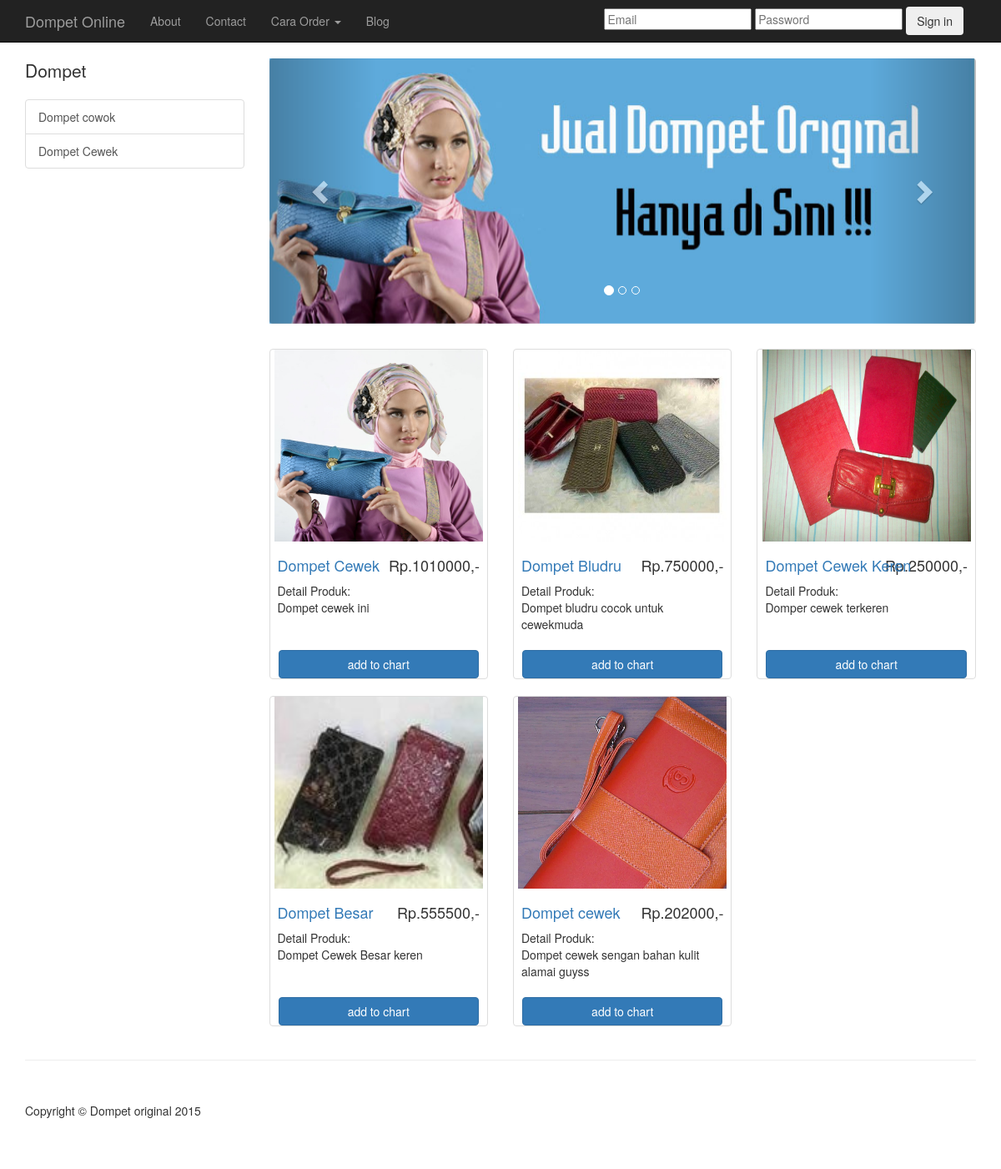
Screenshot of /dompet_cewek.php with the database file from the repository.
### tables this page shows
CREATE TABLE IF NOT EXISTS `barang` (
  `kd_produk` int(11) NOT NULL AUTO_INCREMENT,
  `kd_kategori` varchar(20) NOT NULL,
  `nm_produk` varchar(40) NOT NULL,
  `input_date` datetime NOT NULL,
  `hrg_beli` int(11) NOT NULL,
  `laba` int(11) NOT NULL,
  `hrg_jual` int(11) NOT NULL,
  `gambar` varchar(100) NOT NULL,
  `deskripsi` text NOT NULL,
  PRIMARY KEY (`kd_produk`)
);

### dompet_cewek.php (the view, shortened to what this page needs)
<?php
include 'header.php';
?>
    <div class="container">
        <div class="row">
            <div class="col-md-3">
                <p class="lead">Dompet</p>
                <div class="list-group">
                    <a href="dompet_cowok.php" class="list-group-item">Dompet cowok</a>
                    <a href="dompet_cewek.php" class="list-group-item">Dompet Cewek</a>
                    </div>
            </div>
            <div class="col-md-9">
                <div class="row carousel-holder">
                    <div class="col-md-12">
                        <div id="carousel-example-generic" class="carousel slide" data-ride="carousel">
                            <ol class="carousel-indicators">
                                <li data-target="#carousel-example-generic" data-slide-to="0" class="active"></li>
                                <li data-target="#carousel-example-generic" data-slide-to="1"></li>
                                <li data-target="#carousel-example-generic" data-slide-to="2"></li>
                            </ol>
                            <div class="carousel-inner">
                                <div class="item active">
                                    <img class="slide-image" src="image/Bg11.jpg" alt="">
                                </div>
                            </div>
                            <a class="left carousel-control" href="#carousel-example-generic" data-slide="prev">
                                <span class="glyphicon glyphicon-chevron-left"></span>
                            </a>
                            <a class="right carousel-control" href="#carousel-example-generic" data-slide="next">
                                <span class="glyphicon glyphicon-chevron-right"></span>
                            </a>
                        </div>
                    </div>
                </div>
                <div class="row">
                    <?php
                            $query="SELECT * from barang WHERE kd_kategori='dompet cewek' order by input_date desc";
                            $result=mysql_query($query) or die(mysql_error());
                            while($rows=mysql_fetch_array($result)){
                            ?>
                    <div class="col-sm-4 col-lg-4 col-md-4">
                        <div class="thumbnail">
                            <img src="admin/<?php echo $rows['gambar'];?>" width="20px" height="250px" />
                            <div class="caption">
                                <h4 class="pull-right">Rp.<?php echo $rows['hrg_jual'];?>,-</h4>
                                <h4><a href="detail_produk.php?id=<?php echo $rows['kd_produk'];?>"><?php echo $rows['nm_produk'];?></a></h4>
                                Detail Produk:<?php echo $rows['deskripsi'];?>                            </div>
                            <div class="ratings">
                                    <button class = "btn btn-mini btn-block btn-primary" type="button">add to chart</button>
                        </div>
                        </div>
                    </div>
                     <?php
                    }?>
                        </div>
                    </div>
                </div>
            </div>
        </body>
<?php
include 'footer.php';
?>

### css/shop-homepage.css (style rules this page uses)
body { padding-top: 70px; }
.slide-image { width: 100%; }
.carousel-holder { margin-bottom: 30px; }
.carousel-control, .item { border-radius: 4px; }
.caption { height: 130px; overflow: hidden; }
.caption h4 { white-space: nowrap; }
.thumbnail img { width: 250px; height: 230px; }
.ratings { padding-right: 10px; padding-left: 10px; color: #d17581; }
.thumbnail { padding: 0; }

### rows the page displays
barang: gambar (picture), hrg_jual "1010000", nm_produk "Dompet Cewek", deskripsi "Dompet cewek ini"
barang: gambar (picture), hrg_jual "750000", nm_produk "Dompet Bludru", deskripsi "Dompet bludru cocok untuk cewekmuda"
barang: gambar (picture), hrg_jual "250000", nm_produk "Dompet Cewek Keren", deskripsi "Domper cewek terkeren"
barang: gambar (picture), hrg_jual "555500", nm_produk "Dompet Besar", deskripsi "Dompet Cewek Besar keren"
barang: gambar (picture), hrg_jual "202000", nm_produk "Dompet cewek", deskripsi "Dompet cewek sengan bahan kulit alamai guyss"
